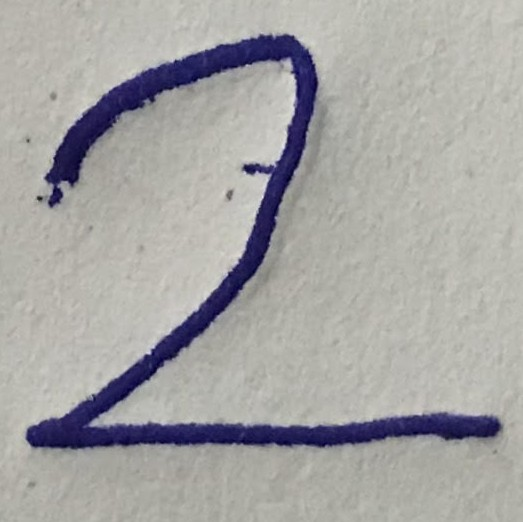
#> input picture two.jpg, 523 x 522 px
$ python extract_feauture.py
#> lines starting #> are read from the running program, lines starting #| are printed output that depends on the picture; after the words box and inside, x2 and y2 are one past the last pixel; in counts of white or black regions, pixels touching at a corner belong together
import cv2
import numpy as np
import matplotlib as plt
import cv_algorithms

img = cv2.imread('two.jpg',0)
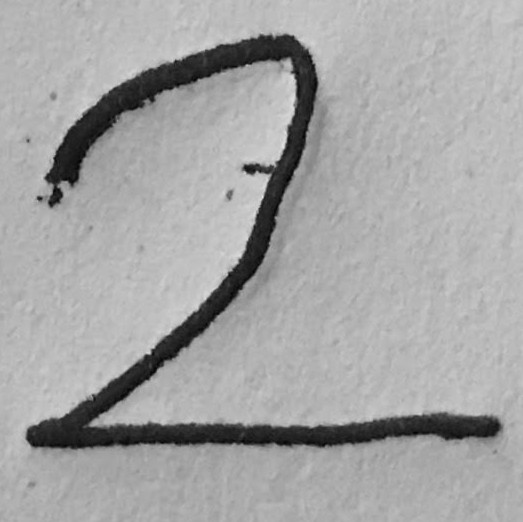
#> img: shape (522, 523); min 1, max 232, mean 164.6
h = img.shape[0]
#> h = 522
w = img.shape[1]
#> w = 523
for x in range (0,h):
	for y in range (0,w):
		if img[x,y] >= 100:
			img[x,y] = 0
		else:
			img[x,y] = 255
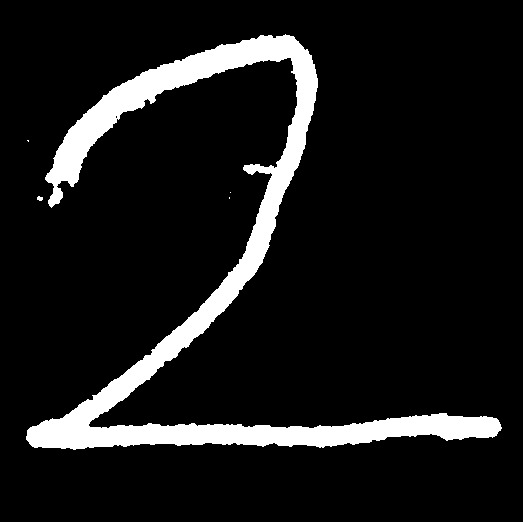
#> img: shape (522, 523); 9.9% white; 5 white regions (3 under 20 px), largest, box (x1, y1, x2, y2) and area: (26, 34, 502, 450) 27012, (37, 196, 43, 201) 23

#cv2.imshow('binary',img)
#> (the run stopped early here; a loop or call above may not have finished)

$ run again, with zero2.jpg copied over two.jpg
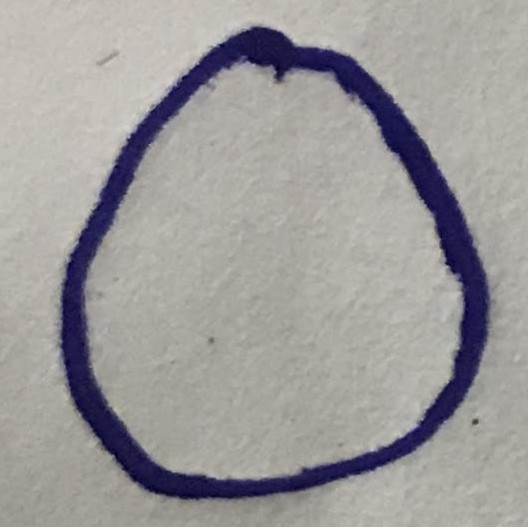
#> input picture zero2.jpg, 528 x 527 px
#> `img = cv2.imread('two.jpg',0)`:
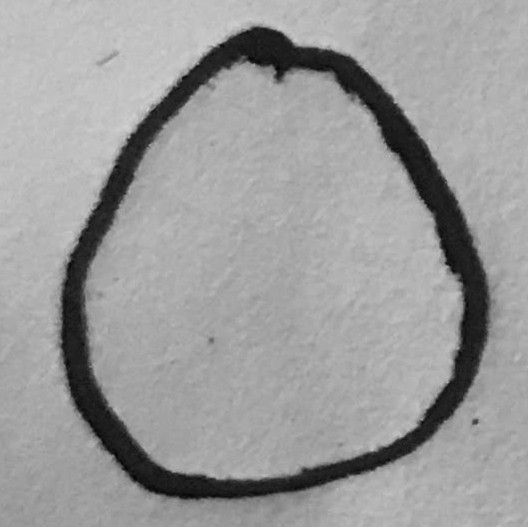
#> img: shape (527, 528); min 0, max 210, mean 155.5
#> after the loop `for x in range (0,h):`:
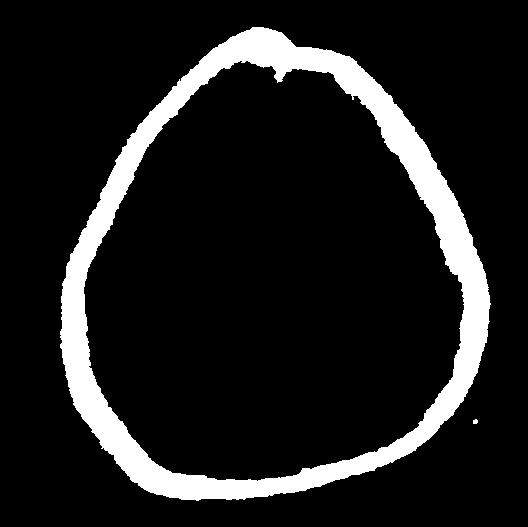
#> img: shape (527, 528); 11.6% white; 2 white regions, box (x1, y1, x2, y2) and area: (60, 27, 491, 501) 32373, (473, 419, 478, 424) 21
